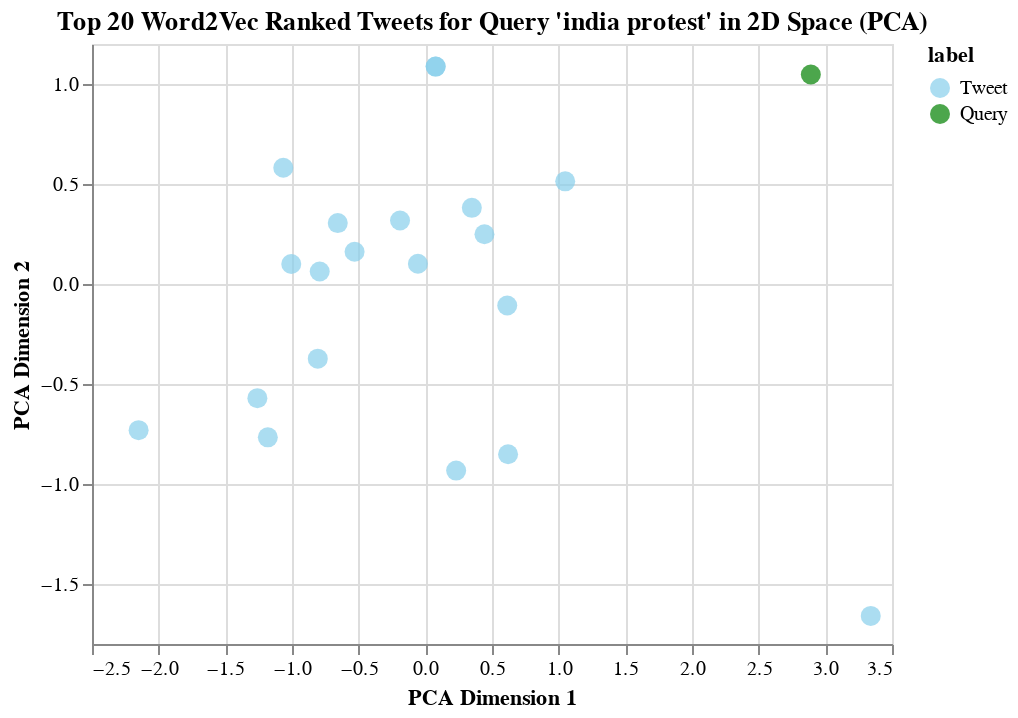

The cell this chart's notebook holds for it:
### Markdown cell above
**It is recommended to see following visualizations from a jupyter notebook since we are providing the tooltip function; however, the png images are available as well**

### Code cell
q1 = rank_tweets_by_word2vec(queries[0])

### Figure 1 — Vega-Lite specification as saved in the notebook (floating-point values rounded to 4 significant figures)
{"config": {"view": {"continuousWidth": 300, "continuousHeight": 300}}, "data": {"name": "data-d97e4ad8ef27d58b0e24df91dd5acd00"}, "mark": {"type": "circle", "size": 100}, "encoding": {"color": {"field": "label", "scale": {"domain": ["Tweet", "Query"], "range": ["skyblue", "green"]}, "type": "nominal"}, "tooltip": [{"field": "id", "type": "quantitative"}, {"field": "score", "type": "quantitative"}, {"field": "content", "type": "nominal"}], "x": {"field": "PCA1", "title": "PCA Dimension 1", "type": "quantitative"}, "y": {"field": "PCA2", "title": "PCA Dimension 2", "type": "quantitative"}}, "height": 300, "title": "Top 20 Word2Vec Ranked Tweets for Query 'india protest' in 2D Space (PCA)", "width": 400, "$schema": "https://vega.github.io/schema/vega-lite/v5.20.1.json", "datasets": {"data-d97e4ad8ef27d58b0e24df91dd5acd00": [{"PCA1": 0.3488, "PCA2": 0.3808, "label": "Tweet", "content": "india evil govern call protest andolanjivi say everi protest profession protest farmersprotest", "score": 0.9455, "id": 1360688096136712203}, {"PCA1": -0.1898, "PCA2": 0.3177, "label": "Tweet", "content": "next protest india opposit farmersprotest", "score": 0.9365, "id": 1363012303990398978}, {"PCA1": 0.6206, "PCA2": -0.851, "label": "Tweet", "content": "farmerssuicid farmersprotest third way say protest protest protest", "score": 0.9356, "id": 1363339024421834752}, {"PCA1": 1.049, "PCA2": 0.5131, "label": "Tweet", "content": "farmer protest india farmersprotest", "score": 0.9319, "id": 1361286582234279936}, {"PCA1": 0.2311, "PCA2": -0.9329, "label": "Tweet", "content": "garba gujarati way protest protest farmersprotest", "score": 0.931, "id": 1362468403647287298}, {"PCA1": -1.181, "PCA2": -0.7666, "label": "Tweet", "content": "ok protest jivi ditch farmersprotest amp run uniformcivil code protest", "score": 0.9286, "id": 1360565655779610626}, {"PCA1": -0.05565, "PCA2": 0.1011, "label": "Tweet", "content": "largest crowd ever seen protest except indian farmer protest farmersprotest", "score": 0.9277, "id": 1361499782527799297}, {"PCA1": -1.26, "PCA2": -0.5708, "label": "Tweet", "content": "pictori protest india excess agit farmer amritsar tcodomkxybooo farmersprotest", "score": 0.9258, "id": 1360638112020402181}, {"PCA1": -1.005, "PCA2": 0.09989, "label": "Tweet", "content": "protest solut problem india forget india becam india due protest farmersprotest farmersabovereligioush indialandofprotest", "score": 0.925, "id": 1360831863150026754}, {"PCA1": -0.7921, "PCA2": 0.06275, "label": "Tweet", "content": "russel brand talk farmer protest farmersprotest india", "score": 0.9202, "id": 1362919925040353280}, {"PCA1": -2.15, "PCA2": -0.7308, "label": "Tweet", "content": "part ii million farmer protest agriculturalglob solidaritywithindianfarm solidaritywithfarm repost foodjustic farmersprotest india desi", "score": 0.9193, "id": 1360276799591075842}, {"PCA1": -1.065, "PCA2": 0.5814, "label": "Tweet", "content": "current farmersprotest india largest protest sinc indian independ current lectur agrarian challeng india", "score": 0.9182, "id": 1362344989641084930}, {"PCA1": 3.341, "PCA2": -1.66, "label": "Tweet", "content": "farmersprotest protest protest", "score": 0.9177, "id": 1361317533173825544}, {"PCA1": 0.6143, "PCA2": -0.1075, "label": "Tweet", "content": "say protest state farmersprotest", "score": 0.9173, "id": 1360634680492519427}, {"PCA1": -0.8067, "PCA2": -0.3732, "label": "Tweet", "content": "studi aspect farmer protest farmersprotest indiabeingsilenc india polic protest summari reform tcowmwhnvthqd", "score": 0.9165, "id": 1362341374096330753}, {"PCA1": -0.6567, "PCA2": 0.3047, "label": "Tweet", "content": "farmer protest differ state india wit farmersprotest kisaanmajdoorektazindabaad", "score": 0.9164, "id": 1362939133828694024}, {"PCA1": 0.4434, "PCA2": 0.2485, "label": "Tweet", "content": "stop chang narrat call khalistani protest protest solidar farmersprotest", "score": 0.9156, "id": 1361941687497498630}, {"PCA1": 0.07735, "PCA2": 1.087, "label": "Tweet", "content": "like someon said farmersprotest last protest democrat india protest fail believ protest futur india", "score": 0.9152, "id": 1362680892364267528}, {"PCA1": 0.07735, "PCA2": 1.087, "label": "Tweet", "content": "like someon said farmersprotest last protest democrat india protest fail believ protest futur india", "score": 0.9152, "id": 1362680726936686592}, {"PCA1": -0.5306, "PCA2": 0.1613, "label": "Tweet", "content": "intern organ came supoort farmer protest india day farmersprotest", "score": 0.9133, "id": 1362941806711865352}, {"PCA1": 2.891, "PCA2": 1.047, "label": "Query", "content": "india protest", "score": null, "id": "Query"}]}}
